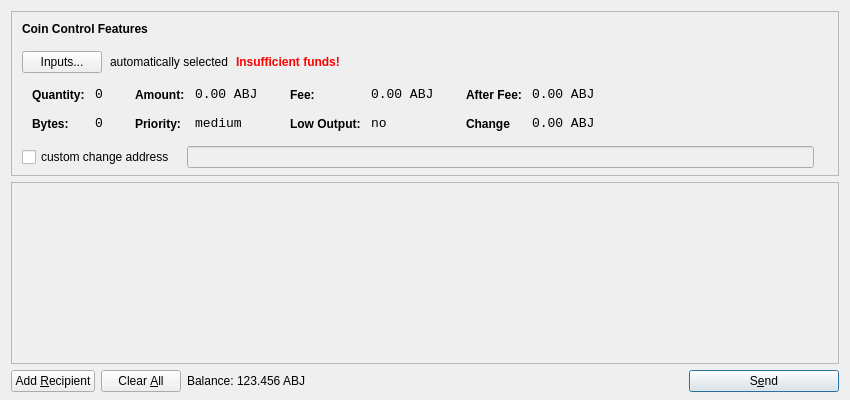
<?xml version="1.0" encoding="UTF-8"?>
<ui version="4.0">
 <class>SendCoinsDialog</class>
 <widget class="QDialog" name="SendCoinsDialog">
  <property name="geometry">
   <rect>
    <x>0</x>
    <y>0</y>
    <width>850</width>
    <height>400</height>
   </rect>
  </property>
  <property name="windowTitle">
   <string>Send Coins</string>
  </property>
  <layout class="QVBoxLayout" name="verticalLayout" stretch="0,1,0">
   <property name="bottomMargin">
    <number>8</number>
   </property>
   <item>
    <widget class="QFrame" name="frameCoinControl">
     <property name="sizePolicy">
      <sizepolicy hsizetype="Expanding" vsizetype="Expanding">
       <horstretch>0</horstretch>
       <verstretch>0</verstretch>
      </sizepolicy>
     </property>
     <property name="maximumSize">
      <size>
       <width>16777215</width>
       <height>16777215</height>
      </size>
     </property>
     <property name="frameShape">
      <enum>QFrame::StyledPanel</enum>
     </property>
     <property name="frameShadow">
      <enum>QFrame::Sunken</enum>
     </property>
     <layout class="QVBoxLayout" name="verticalLayoutCoinControl2">
      <property name="spacing">
       <number>-1</number>
      </property>
      <property name="leftMargin">
       <number>0</number>
      </property>
      <property name="topMargin">
       <number>0</number>
      </property>
      <property name="rightMargin">
       <number>0</number>
      </property>
      <property name="bottomMargin">
       <number>6</number>
      </property>
      <item>
       <layout class="QVBoxLayout" name="verticalLayoutCoinControl" stretch="0,0,0,0,1">
        <property name="spacing">
         <number>0</number>
        </property>
        <property name="leftMargin">
         <number>10</number>
        </property>
        <property name="topMargin">
         <number>10</number>
        </property>
        <item>
         <layout class="QHBoxLayout" name="horizontalLayoutCoinControl1">
          <property name="bottomMargin">
           <number>15</number>
          </property>
          <item>
           <widget class="QLabel" name="labelCoinControlFeatures">
            <property name="sizePolicy">
             <sizepolicy hsizetype="Preferred" vsizetype="Maximum">
              <horstretch>0</horstretch>
              <verstretch>0</verstretch>
             </sizepolicy>
            </property>
            <property name="font">
             <font>
              <weight>75</weight>
              <bold>true</bold>
             </font>
            </property>
            <property name="styleSheet">
             <string notr="true">font-weight:bold;</string>
            </property>
            <property name="text">
             <string>Coin Control Features</string>
            </property>
           </widget>
          </item>
         </layout>
        </item>
        <item>
         <layout class="QHBoxLayout" name="horizontalLayoutCoinControl2" stretch="0,0,0,0">
          <property name="spacing">
           <number>8</number>
          </property>
          <property name="bottomMargin">
           <number>10</number>
          </property>
          <item>
           <widget class="QPushButton" name="pushButtonCoinControl">
            <property name="styleSheet">
             <string notr="true"/>
            </property>
            <property name="text">
             <string>Inputs...</string>
            </property>
           </widget>
          </item>
          <item>
           <widget class="QLabel" name="labelCoinControlAutomaticallySelected">
            <property name="text">
             <string>automatically selected</string>
            </property>
            <property name="margin">
             <number>5</number>
            </property>
           </widget>
          </item>
          <item>
           <widget class="QLabel" name="labelCoinControlInsuffFunds">
            <property name="font">
             <font>
              <weight>75</weight>
              <bold>true</bold>
             </font>
            </property>
            <property name="styleSheet">
             <string notr="true">color:red;font-weight:bold;</string>
            </property>
            <property name="text">
             <string>Insufficient funds!</string>
            </property>
            <property name="margin">
             <number>5</number>
            </property>
           </widget>
          </item>
          <item>
           <spacer name="horizontalSpacerCoinControl">
            <property name="orientation">
             <enum>Qt::Horizontal</enum>
            </property>
            <property name="sizeHint" stdset="0">
             <size>
              <width>40</width>
              <height>1</height>
             </size>
            </property>
           </spacer>
          </item>
         </layout>
        </item>
        <item>
         <widget class="QWidget" name="widgetCoinControl" native="true">
          <property name="sizePolicy">
           <sizepolicy hsizetype="Preferred" vsizetype="Preferred">
            <horstretch>0</horstretch>
            <verstretch>0</verstretch>
           </sizepolicy>
          </property>
          <property name="minimumSize">
           <size>
            <width>0</width>
            <height>0</height>
           </size>
          </property>
          <property name="styleSheet">
           <string notr="true"/>
          </property>
          <layout class="QHBoxLayout" name="horizontalLayoutCoinControl5">
           <property name="margin">
            <number>0</number>
           </property>
           <item>
            <layout class="QHBoxLayout" name="horizontalLayoutCoinControl3" stretch="0,0,0,1">
             <property name="spacing">
              <number>20</number>
             </property>
             <property name="topMargin">
              <number>0</number>
             </property>
             <property name="bottomMargin">
              <number>10</number>
             </property>
             <item>
              <layout class="QFormLayout" name="formLayoutCoinControl1">
               <property name="horizontalSpacing">
                <number>10</number>
               </property>
               <property name="verticalSpacing">
                <number>14</number>
               </property>
               <property name="leftMargin">
                <number>10</number>
               </property>
               <property name="topMargin">
                <number>4</number>
               </property>
               <property name="rightMargin">
                <number>6</number>
               </property>
               <item row="0" column="0">
                <widget class="QLabel" name="labelCoinControlQuantityText">
                 <property name="styleSheet">
                  <string notr="true">font-weight:bold;</string>
                 </property>
                 <property name="text">
                  <string>Quantity:</string>
                 </property>
                 <property name="margin">
                  <number>0</number>
                 </property>
                </widget>
               </item>
               <item row="0" column="1">
                <widget class="QLabel" name="labelCoinControlQuantity">
                 <property name="font">
                  <font>
                   <family>Monospace</family>
                   <pointsize>10</pointsize>
                  </font>
                 </property>
                 <property name="cursor">
                  <cursorShape>IBeamCursor</cursorShape>
                 </property>
                 <property name="contextMenuPolicy">
                  <enum>Qt::ActionsContextMenu</enum>
                 </property>
                 <property name="text">
                  <string>0</string>
                 </property>
                 <property name="margin">
                  <number>0</number>
                 </property>
                 <property name="textInteractionFlags">
                  <set>Qt::LinksAccessibleByMouse|Qt::TextSelectableByKeyboard|Qt::TextSelectableByMouse</set>
                 </property>
                </widget>
               </item>
               <item row="1" column="0">
                <widget class="QLabel" name="labelCoinControlBytesText">
                 <property name="styleSheet">
                  <string notr="true">font-weight:bold;</string>
                 </property>
                 <property name="text">
                  <string>Bytes:</string>
                 </property>
                </widget>
               </item>
               <item row="1" column="1">
                <widget class="QLabel" name="labelCoinControlBytes">
                 <property name="font">
                  <font>
                   <family>Monospace</family>
                   <pointsize>10</pointsize>
                  </font>
                 </property>
                 <property name="cursor">
                  <cursorShape>IBeamCursor</cursorShape>
                 </property>
                 <property name="contextMenuPolicy">
                  <enum>Qt::ActionsContextMenu</enum>
                 </property>
                 <property name="text">
                  <string>0</string>
                 </property>
                 <property name="textInteractionFlags">
                  <set>Qt::LinksAccessibleByMouse|Qt::TextSelectableByKeyboard|Qt::TextSelectableByMouse</set>
                 </property>
                </widget>
               </item>
              </layout>
             </item>
             <item>
              <layout class="QFormLayout" name="formLayoutCoinControl2">
               <property name="horizontalSpacing">
                <number>10</number>
               </property>
               <property name="verticalSpacing">
                <number>14</number>
               </property>
               <property name="leftMargin">
                <number>6</number>
               </property>
               <property name="topMargin">
                <number>4</number>
               </property>
               <property name="rightMargin">
                <number>6</number>
               </property>
               <item row="0" column="0">
                <widget class="QLabel" name="labelCoinControlAmountText">
                 <property name="styleSheet">
                  <string notr="true">font-weight:bold;</string>
                 </property>
                 <property name="text">
                  <string>Amount:</string>
                 </property>
                 <property name="margin">
                  <number>0</number>
                 </property>
                </widget>
               </item>
               <item row="0" column="1">
                <widget class="QLabel" name="labelCoinControlAmount">
                 <property name="font">
                  <font>
                   <family>Monospace</family>
                   <pointsize>10</pointsize>
                  </font>
                 </property>
                 <property name="cursor">
                  <cursorShape>IBeamCursor</cursorShape>
                 </property>
                 <property name="contextMenuPolicy">
                  <enum>Qt::ActionsContextMenu</enum>
                 </property>
                 <property name="text">
                  <string>0.00 ABJ</string>
                 </property>
                 <property name="textInteractionFlags">
                  <set>Qt::LinksAccessibleByMouse|Qt::TextSelectableByKeyboard|Qt::TextSelectableByMouse</set>
                 </property>
                </widget>
               </item>
               <item row="1" column="0">
                <widget class="QLabel" name="labelCoinControlPriorityText">
                 <property name="styleSheet">
                  <string notr="true">font-weight:bold;</string>
                 </property>
                 <property name="text">
                  <string>Priority:</string>
                 </property>
                </widget>
               </item>
               <item row="1" column="1">
                <widget class="QLabel" name="labelCoinControlPriority">
                 <property name="font">
                  <font>
                   <family>Monospace</family>
                   <pointsize>10</pointsize>
                  </font>
                 </property>
                 <property name="cursor">
                  <cursorShape>IBeamCursor</cursorShape>
                 </property>
                 <property name="contextMenuPolicy">
                  <enum>Qt::ActionsContextMenu</enum>
                 </property>
                 <property name="text">
                  <string>medium</string>
                 </property>
                 <property name="textInteractionFlags">
                  <set>Qt::LinksAccessibleByMouse|Qt::TextSelectableByKeyboard|Qt::TextSelectableByMouse</set>
                 </property>
                </widget>
               </item>
              </layout>
             </item>
             <item>
              <layout class="QFormLayout" name="formLayoutCoinControl3">
               <property name="horizontalSpacing">
                <number>10</number>
               </property>
               <property name="verticalSpacing">
                <number>14</number>
               </property>
               <property name="leftMargin">
                <number>6</number>
               </property>
               <property name="topMargin">
                <number>4</number>
               </property>
               <property name="rightMargin">
                <number>6</number>
               </property>
               <item row="0" column="0">
                <widget class="QLabel" name="labelCoinControlFeeText">
                 <property name="styleSheet">
                  <string notr="true">font-weight:bold;</string>
                 </property>
                 <property name="text">
                  <string>Fee:</string>
                 </property>
                 <property name="margin">
                  <number>0</number>
                 </property>
                </widget>
               </item>
               <item row="0" column="1">
                <widget class="QLabel" name="labelCoinControlFee">
                 <property name="font">
                  <font>
                   <family>Monospace</family>
                   <pointsize>10</pointsize>
                  </font>
                 </property>
                 <property name="cursor">
                  <cursorShape>IBeamCursor</cursorShape>
                 </property>
                 <property name="contextMenuPolicy">
                  <enum>Qt::ActionsContextMenu</enum>
                 </property>
                 <property name="text">
                  <string>0.00 ABJ</string>
                 </property>
                 <property name="textInteractionFlags">
                  <set>Qt::LinksAccessibleByMouse|Qt::TextSelectableByKeyboard|Qt::TextSelectableByMouse</set>
                 </property>
                </widget>
               </item>
               <item row="1" column="0">
                <widget class="QLabel" name="labelCoinControlLowOutputText">
                 <property name="styleSheet">
                  <string notr="true">font-weight:bold;</string>
                 </property>
                 <property name="text">
                  <string>Low Output:</string>
                 </property>
                </widget>
               </item>
               <item row="1" column="1">
                <widget class="QLabel" name="labelCoinControlLowOutput">
                 <property name="font">
                  <font>
                   <family>Monospace</family>
                   <pointsize>10</pointsize>
                  </font>
                 </property>
                 <property name="cursor">
                  <cursorShape>IBeamCursor</cursorShape>
                 </property>
                 <property name="contextMenuPolicy">
                  <enum>Qt::ActionsContextMenu</enum>
                 </property>
                 <property name="text">
                  <string>no</string>
                 </property>
                 <property name="textInteractionFlags">
                  <set>Qt::LinksAccessibleByMouse|Qt::TextSelectableByKeyboard|Qt::TextSelectableByMouse</set>
                 </property>
                </widget>
               </item>
              </layout>
             </item>
             <item>
              <layout class="QFormLayout" name="formLayoutCoinControl4">
               <property name="horizontalSpacing">
                <number>10</number>
               </property>
               <property name="verticalSpacing">
                <number>14</number>
               </property>
               <property name="leftMargin">
                <number>6</number>
               </property>
               <property name="topMargin">
                <number>4</number>
               </property>
               <property name="rightMargin">
                <number>6</number>
               </property>
               <item row="0" column="0">
                <widget class="QLabel" name="labelCoinControlAfterFeeText">
                 <property name="styleSheet">
                  <string notr="true">font-weight:bold;</string>
                 </property>
                 <property name="text">
                  <string>After Fee:</string>
                 </property>
                 <property name="margin">
                  <number>0</number>
                 </property>
                </widget>
               </item>
               <item row="0" column="1">
                <widget class="QLabel" name="labelCoinControlAfterFee">
                 <property name="font">
                  <font>
                   <family>Monospace</family>
                   <pointsize>10</pointsize>
                  </font>
                 </property>
                 <property name="cursor">
                  <cursorShape>IBeamCursor</cursorShape>
                 </property>
                 <property name="contextMenuPolicy">
                  <enum>Qt::ActionsContextMenu</enum>
                 </property>
                 <property name="text">
                  <string>0.00 ABJ</string>
                 </property>
                 <property name="textInteractionFlags">
                  <set>Qt::LinksAccessibleByMouse|Qt::TextSelectableByKeyboard|Qt::TextSelectableByMouse</set>
                 </property>
                </widget>
               </item>
               <item row="1" column="0">
                <widget class="QLabel" name="labelCoinControlChangeText">
                 <property name="styleSheet">
                  <string notr="true">font-weight:bold;</string>
                 </property>
                 <property name="text">
                  <string>Change</string>
                 </property>
                </widget>
               </item>
               <item row="1" column="1">
                <widget class="QLabel" name="labelCoinControlChange">
                 <property name="font">
                  <font>
                   <family>Monospace</family>
                   <pointsize>10</pointsize>
                  </font>
                 </property>
                 <property name="cursor">
                  <cursorShape>IBeamCursor</cursorShape>
                 </property>
                 <property name="contextMenuPolicy">
                  <enum>Qt::ActionsContextMenu</enum>
                 </property>
                 <property name="text">
                  <string>0.00 ABJ</string>
                 </property>
                 <property name="textInteractionFlags">
                  <set>Qt::LinksAccessibleByMouse|Qt::TextSelectableByKeyboard|Qt::TextSelectableByMouse</set>
                 </property>
                </widget>
               </item>
              </layout>
             </item>
            </layout>
           </item>
          </layout>
         </widget>
        </item>
        <item>
         <layout class="QHBoxLayout" name="horizontalLayoutCoinControl4" stretch="0,0,0">
          <property name="spacing">
           <number>12</number>
          </property>
          <property name="sizeConstraint">
           <enum>QLayout::SetDefaultConstraint</enum>
          </property>
          <property name="topMargin">
           <number>5</number>
          </property>
          <property name="rightMargin">
           <number>5</number>
          </property>
          <item>
           <widget class="QCheckBox" name="checkBoxCoinControlChange">
            <property name="text">
             <string>custom change address</string>
            </property>
           </widget>
          </item>
          <item>
           <widget class="QLineEdit" name="lineEditCoinControlChange">
            <property name="enabled">
             <bool>false</bool>
            </property>
            <property name="sizePolicy">
             <sizepolicy hsizetype="Expanding" vsizetype="Fixed">
              <horstretch>0</horstretch>
              <verstretch>0</verstretch>
             </sizepolicy>
            </property>
           </widget>
          </item>
          <item>
           <widget class="QLabel" name="labelCoinControlChangeLabel">
            <property name="sizePolicy">
             <sizepolicy hsizetype="Preferred" vsizetype="Expanding">
              <horstretch>0</horstretch>
              <verstretch>0</verstretch>
             </sizepolicy>
            </property>
            <property name="minimumSize">
             <size>
              <width>0</width>
              <height>0</height>
             </size>
            </property>
            <property name="text">
             <string/>
            </property>
            <property name="margin">
             <number>3</number>
            </property>
           </widget>
          </item>
         </layout>
        </item>
        <item>
         <spacer name="verticalSpacerCoinControl">
          <property name="orientation">
           <enum>Qt::Vertical</enum>
          </property>
          <property name="sizeHint" stdset="0">
           <size>
            <width>800</width>
            <height>1</height>
           </size>
          </property>
         </spacer>
        </item>
       </layout>
      </item>
     </layout>
    </widget>
   </item>
   <item>
    <widget class="QScrollArea" name="scrollArea">
     <property name="widgetResizable">
      <bool>true</bool>
     </property>
     <widget class="QWidget" name="scrollAreaWidgetContents">
      <property name="geometry">
       <rect>
        <x>0</x>
        <y>0</y>
        <width>830</width>
        <height>165</height>
       </rect>
      </property>
      <layout class="QVBoxLayout" name="verticalLayout_2">
       <property name="margin">
        <number>0</number>
       </property>
       <item>
        <layout class="QVBoxLayout" name="entries">
         <property name="spacing">
          <number>6</number>
         </property>
        </layout>
       </item>
       <item>
        <spacer name="verticalSpacer">
         <property name="orientation">
          <enum>Qt::Vertical</enum>
         </property>
         <property name="sizeHint" stdset="0">
          <size>
           <width>20</width>
           <height>40</height>
          </size>
         </property>
        </spacer>
       </item>
      </layout>
     </widget>
    </widget>
   </item>
   <item>
    <layout class="QHBoxLayout" name="horizontalLayout">
     <item>
      <widget class="QPushButton" name="addButton">
       <property name="toolTip">
        <string>Send to multiple recipients at once</string>
       </property>
       <property name="text">
        <string>Add &amp;Recipient</string>
       </property>
       <property name="icon">
        <iconset resource="../bitcoin.qrc">
         <normaloff>:/icons/add</normaloff>:/icons/add</iconset>
       </property>
       <property name="autoDefault">
        <bool>false</bool>
       </property>
      </widget>
     </item>
     <item>
      <widget class="QPushButton" name="clearButton">
       <property name="sizePolicy">
        <sizepolicy hsizetype="Minimum" vsizetype="Fixed">
         <horstretch>0</horstretch>
         <verstretch>0</verstretch>
        </sizepolicy>
       </property>
       <property name="toolTip">
        <string>Remove all transaction fields</string>
       </property>
       <property name="text">
        <string>Clear &amp;All</string>
       </property>
       <property name="icon">
        <iconset resource="../bitcoin.qrc">
         <normaloff>:/icons/remove</normaloff>:/icons/remove</iconset>
       </property>
       <property name="autoRepeatDelay">
        <number>300</number>
       </property>
       <property name="autoDefault">
        <bool>false</bool>
       </property>
      </widget>
     </item>
     <item>
      <layout class="QHBoxLayout" name="horizontalLayout_2">
       <property name="spacing">
        <number>3</number>
       </property>
       <item>
        <widget class="QLabel" name="label">
         <property name="sizePolicy">
          <sizepolicy hsizetype="Preferred" vsizetype="Fixed">
           <horstretch>0</horstretch>
           <verstretch>0</verstretch>
          </sizepolicy>
         </property>
         <property name="text">
          <string>Balance:</string>
         </property>
        </widget>
       </item>
       <item>
        <widget class="QLabel" name="labelBalance">
         <property name="sizePolicy">
          <sizepolicy hsizetype="Preferred" vsizetype="Fixed">
           <horstretch>0</horstretch>
           <verstretch>0</verstretch>
          </sizepolicy>
         </property>
         <property name="cursor">
          <cursorShape>IBeamCursor</cursorShape>
         </property>
         <property name="text">
          <string>123.456 ABJ</string>
         </property>
         <property name="textInteractionFlags">
          <set>Qt::LinksAccessibleByMouse|Qt::TextSelectableByKeyboard|Qt::TextSelectableByMouse</set>
         </property>
        </widget>
       </item>
      </layout>
     </item>
     <item>
      <spacer name="horizontalSpacer">
       <property name="orientation">
        <enum>Qt::Horizontal</enum>
       </property>
       <property name="sizeHint" stdset="0">
        <size>
         <width>40</width>
         <height>20</height>
        </size>
       </property>
      </spacer>
     </item>
     <item>
      <widget class="QPushButton" name="sendButton">
       <property name="minimumSize">
        <size>
         <width>150</width>
         <height>0</height>
        </size>
       </property>
       <property name="toolTip">
        <string>Confirm the send action</string>
       </property>
       <property name="text">
        <string>S&amp;end</string>
       </property>
       <property name="icon">
        <iconset resource="../bitcoin.qrc">
         <normaloff>:/icons/send</normaloff>:/icons/send</iconset>
       </property>
       <property name="default">
        <bool>true</bool>
       </property>
      </widget>
     </item>
    </layout>
   </item>
  </layout>
 </widget>
 <resources>
  <include location="../bitcoin.qrc"/>
 </resources>
 <connections/>
</ui>
